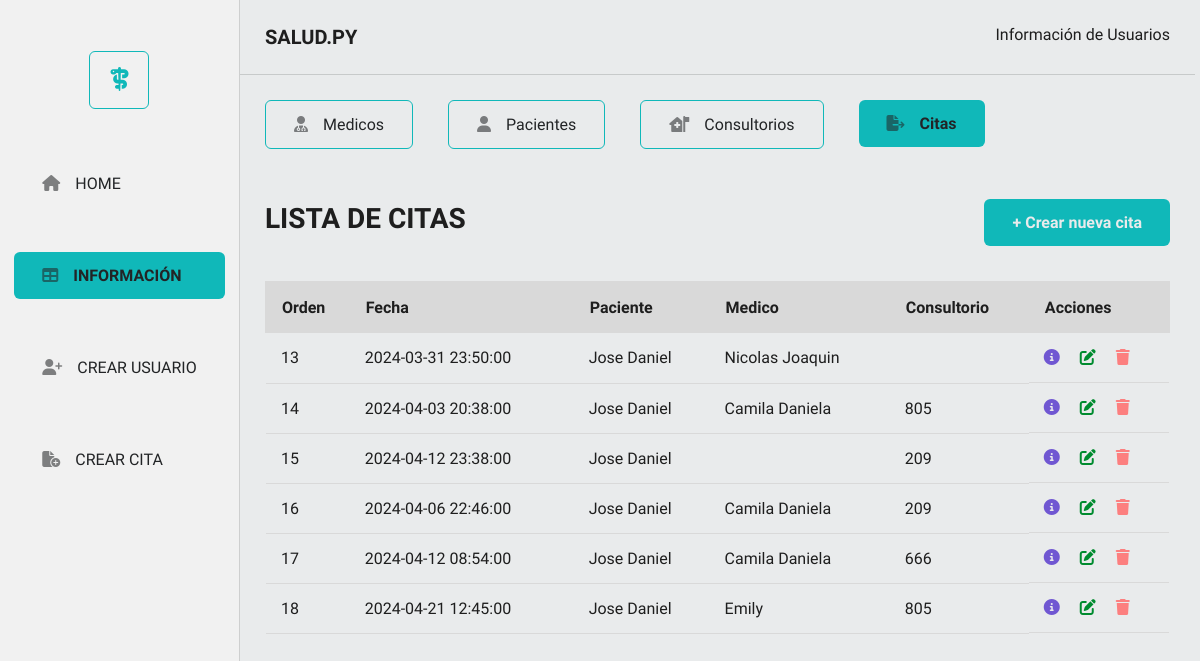
The page /citas on the database its author committed.
### app/models.py (models this page shows)
class Cita(db.Model):
    __tablename__ = 'citas'
    id = db.Column(db.Integer, primary_key = True)
    fecha = db.Column(db.DateTime, default = datetime.utcnow)
    paciente_id = db.Column(db.Integer, db.ForeignKey('pacientes.id'))
    medico_id = db.Column(db.Integer, db.ForeignKey('medicos.id'))
    consultorio_id = db.Column(db.Integer, db.ForeignKey('consultorios.id'))

class Paciente(db.Model):
    __tablename__ ='pacientes'
    id = db.Column(db.Integer, primary_key = True )
    nombres = db.Column(db.String(120), nullable = True )
    apellidos = db.Column(db.String(120), nullable = True)
    tipo_identificacion = db.Column(db.String(4), nullable = True)
    numero_identificacion = db.Column(db.Integer)
    altura = db.Column(db.Integer)
    tipo_sangre = db.Column(db.String(2))
    citas = db.relationship("Cita" , backref = "paciente" )

class Medico(db.Model):
    __tablename__='medicos'
    id = db.Column(db.Integer, primary_key = True )
    nombres = db.Column(db.String(120), nullable = True )
    apellidos = db.Column(db.String(120), nullable = True)
    tipo_identificacion = db.Column(db.String(4), nullable = True)
    numero_identificacion = db.Column(db.Integer)
    registro_medico = db.Column(db.Integer)
    especialidad = db.Column(db.String(50))
    citas = db.relationship("Cita" , backref = "medico" )

class Consultorio(db.Model):
    __tablename__ = 'consultorios'
    id= db.Column(db.Integer, primary_key = True)
    numero = db.Column(db.Integer)
    citas = db.relationship("Cita" , backref = "consultorio" )

### app/routes.py (the view)
@app.route('/citas')
def get_all_citas():
    citas = Cita.query.all()
    return render_template("citas/citas.html", citas = citas)

### app/templates/citas/citas.html (shortened to what this page needs)
<!DOCTYPE html>
<html lang="en">
  <head>
    <link rel="stylesheet" href="{{ url_for('static', filename='styles.css' )}}">
    <link rel="stylesheet" href="{{ url_for('static', filename='navs/menuLeft.css')}}">
    <link rel="stylesheet" href="{{ url_for('static', filename = 'info/infoUser.css')}}">
    <link rel="stylesheet" href="{{url_for('static', filename = 'modals/messages.css')}}"
  </head>
    <body>
      <section class="sectionHomeTable">
        <section class="navLeft">
          <div class="logoNav"><span><i class="fa-solid fa-staff-snake"></i></span></div>
          <div class="navMenuLeft">
            <ul>
              <li><a class="botonLineNone" href="http://127.0.0.1:5000/"><span><i class="fa-solid fa-house"></i></span>HOME</a></li>
              <li><a class="botonPrimary" href="http://127.0.0.1:5000/medicos"><span><i class="fa-solid fa-table"></i></span>INFORMACIÓN</a></li>
              <li><a class="botonLineNone" href="http://127.0.0.1:5000/medicos/create"><span><i class="fa-solid fa-user-plus"></i></span>CREAR USUARIO</a></li>
              <li><a class="botonLineNone" href="http://127.0.0.1:5000/citas/create"><span><i class="fa-solid fa-file-circle-plus"></i></span>CREAR CITA</a></li>
            </ul>
          </div>
        </section>
        <section class="contenidoRight">
          <nav>
            <div class="headerRight">
              <h3>SALUD.PY</h3>
              <p>Información de Usuarios</p>
            </div>
            <div class="navInfoRight">
              <ul>
                <li><a class="botonLine" href="http://127.0.0.1:5000/medicos"><span><i class="fa-solid fa-user-doctor"></i></span>Medicos</a> </li>
                <li><a class="botonLine" href="http://127.0.0.1:5000/pacientes"><span><i class="fa-solid fa-user"></i></span> Pacientes </a></li>
                <li><a class="botonLine" href="http://127.0.0.1:5000/consultorios"><span><i class="fa-solid fa-house-medical-flag"></i></span>Consultorios </a></li>
                <li><a class="botonPrimary" href="http://127.0.0.1:5000/citas"><span><i class="fa-solid fa-file-export"></i></span>Citas</a></li>
              </ul>
            </div>
          </nav>
          <section class="containerRight">
            <div class="navHeaderTable">
              <h3 class="titleTable">LISTA DE CITAS</h3>
              <a class="botonPrimary" href="http://127.0.0.1:5000/citas/create">+ Crear nueva cita</a>
            </div>
            <article>
              <table class="table">
                <thead class="tableTitle">
                  <tr>
                    <th>Orden</th>
                    <th>Fecha</th>
                    <th>Paciente</th>
                    <th>Medico</th>
                    <th>Consultorio</th>
                    <th>Acciones</th>
                  </tr>
                </thead>
                <tbody>
                  {% for cita in citas %}
                  <tr>
                    <td>{{ cita.id }}</td>
                    <td>{{ cita.fecha }}</td>
                    <td>{{ cita.paciente.nombres }}</td>
                    <td>{{ cita.medico.nombres }}</td>
                    <td>{{ cita.consultorio.numero }}</td>
                    <td class="accionIcon">
                      <a class="iconInfo" href="/citas/{{ cita.id }}"><i class="fa-solid fa-circle-info"></i></a>
                      <a class="iconUpdate" href="/citas/update/{{ cita.id}}"><i class="fa-solid fa-pen-to-square"></i></a>
                      <a class="iconDelete" href="/citas/delete/{{ cita.id }}"><i class="fa-solid fa-trash"></i></a>
                    </td>
                  </tr>
                  {% endfor %}
                </tbody>
              </table>
            </article>
          </section>
        </section>
      </section>
    </body>
</html>

### app/static/styles.css (style rules this page uses)
:root { --font-family-style : "Sarabun", sans-serif; --color-primary: #E9EBEC; --color-secundary: #10B8B9; --color-font : #1E1E1E; --color-font-text: #222426; --color-bg-secondary: #f1f1f1; --color-extra-bg: #D9D9D9; --color-extra-rgba: rgba(34, 36, 38, 0.17); --color-icon-rgba:rgba(34, 36, 38, 0.56); --color-delete: #FC7F7F; --color-upgrade:#008B2F; --color-details:#7057D2; --linea-color: 1px solid var(--color-extra-rgba); --border-butom: 1px solid var(--color-secundary); }
* { margin: 0; padding: 0; box-sizing: border-box; }
body { background-color: var(--color-primary); font-family: var(--font-family-style); color: var(--color-font); }
.sectionHomeTable { display: flex; }
.botonPrimary { display: flex; gap: 15px; align-items: center; border-radius: 6px; padding: 14px 28px; background-color: var(--color-secundary); text-decoration: none; color: var(--color-primary); font-weight: 600; border: none; }
.botonLine { display: flex; gap: 15px; align-items: center; border-radius: 6px; padding: 14px 28px; border: 1px solid var(--color-secundary); }
.botonLineNone { display: flex; gap: 15px; align-items: center; border-radius: 6px; padding: 14px 28px; }
.contenidoRight { width: 100%; padding-right: 35px; }
.headerRight { padding: 25px; display: flex; justify-content: space-between; border-bottom: var(--linea-color); }
.headerRight h3 { font-size: 1.25rem; font-weight: 600; }
@media (max-width: 1240px) { .contenidoRight { padding-right: 5px; } }

### app/static/navs/menuLeft.css (style rules this page uses)
:root { --color-primary: #E9EBEC; --color-secundary: #10B8B9; --color-font : #1E1E1E; --color-font-text: #222426; --color-bg-secondary: #f1f1f1; --color-extra-bg: #D9D9D9; --color-delete: #FC7F7F; --color-upgrade:#008B2F; --color-details:#7057D2; --color-extra-rgba: rgba(34, 36, 38, 0.17); --color-icon-rgba:rgba(34, 36, 38, 0.56); --linea-color: 1px solid var(--color-extra-rgba); --border-butom: 1px solid var(--color-secundary); }
.navLeft { height: 100vh; width: 20%; border-right: var(--linea-color); background: var(--color-bg-secondary); }
.logoNav { height: 20vh; display: flex; align-items: center; justify-content: center; }
.logoNav span { font-size: 1.5rem; border: var(--border-butom); padding: 14px 20px; border-radius: 6px; color: var(--color-secundary); }
.navMenuLeft { display: flex; justify-content: center; align-items: center; }
.navMenuLeft ul { list-style-type: none; display: flex; flex-direction: column; gap: 45px; }
.navLeft ul li a { text-decoration: none; color: var(--color-font-text); }
.navLeft ul li a span { color: var(--color-icon-rgba); }
@media (max-width: 1240px) { .navLeft { width: 25%; } }

### app/static/info/infoUser.css (style rules this page uses)
:root { --color-primary: #E9EBEC; --color-secundary: #10B8B9; --color-font : #1E1E1E; --color-font-text: #222426; --color-bg-secondary: #f1f1f1; --color-extra-bg: #D9D9D9; --color-delete: #FC7F7F; --color-upgrade:#008B2F; --color-details:#7057D2; --color-extra-rgba: rgba(34, 36, 38, 0.17); --color-icon-rgba:rgba(34, 36, 38, 0.56); --linea-color: 1px solid var(--color-extra-rgba); --border-butom: 1px solid var(--color-secundary); }
.navInfoRight { padding: 25px; }
.navInfoRight ul { display: flex; list-style-type: none; gap: 35px; }
.navInfoRight ul li a { text-decoration: none; color: var(--color-font-text); }
.navInfoRight ul li a span { color: var(--color-icon-rgba); }
.containerRight { padding: 25px; }
.navHeaderTable { display: flex; justify-content: space-between; align-items: baseline; margin-bottom: 35px; }
.navHeaderTable h3 { font-size: 1.75rem; }
.table { width: 100%; border-collapse: collapse; }
.tableTitle { height: 50px; text-align: left; border-radius: 6px; align-items: baseline; }
.tableTitle tr { background-color: var(--color-extra-bg); border-color: none; margin-left: 15px; }
.tableTitle th { border: 2px solid var(--color-extra-bg); padding-left: 15px; }
.table td { height: 50px; border-bottom: 1px solid var(--color-extra-bg); padding-left: 15px; }
.accionIcon { display: flex; gap: 20px; align-items: center; }
.iconInfo { color: var(--color-details); }
.iconUpdate { color: var(--color-upgrade); }
.iconDelete { color: var(--color-delete); }

### rows shown on the page
Cita: id "13", fecha "2024-03-31 23:50:00", paciente.nombres "Jose Daniel", medico.nombres "Nicolas Joaquin"
Cita: id "14", fecha "2024-04-03 20:38:00", paciente.nombres "Jose Daniel", medico.nombres "Camila Daniela", consultorio.numero "805"
Cita: id "15", fecha "2024-04-12 23:38:00", paciente.nombres "Jose Daniel", consultorio.numero "209"
Cita: id "16", fecha "2024-04-06 22:46:00", paciente.nombres "Jose Daniel", medico.nombres "Camila Daniela", consultorio.numero "209"
Cita: id "17", fecha "2024-04-12 08:54:00", paciente.nombres "Jose Daniel", medico.nombres "Camila Daniela", consultorio.numero "666"
Cita: id "18", fecha "2024-04-21 12:45:00", paciente.nombres "Jose Daniel", medico.nombres "Emily", consultorio.numero "805"
